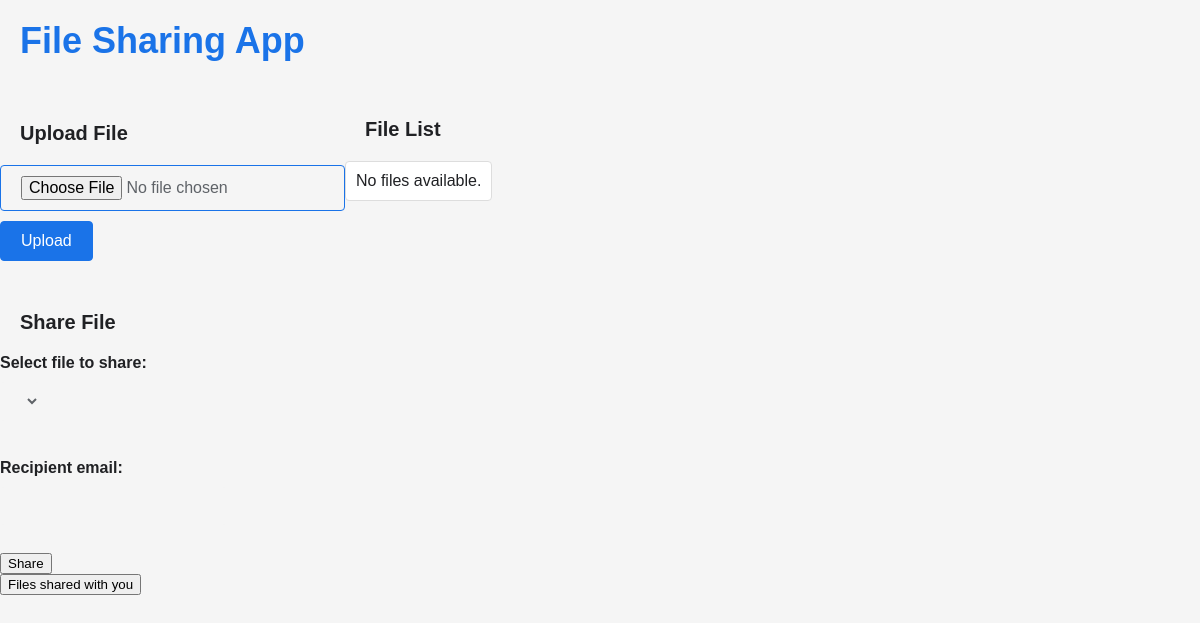
The app's page / (signed in), older data.
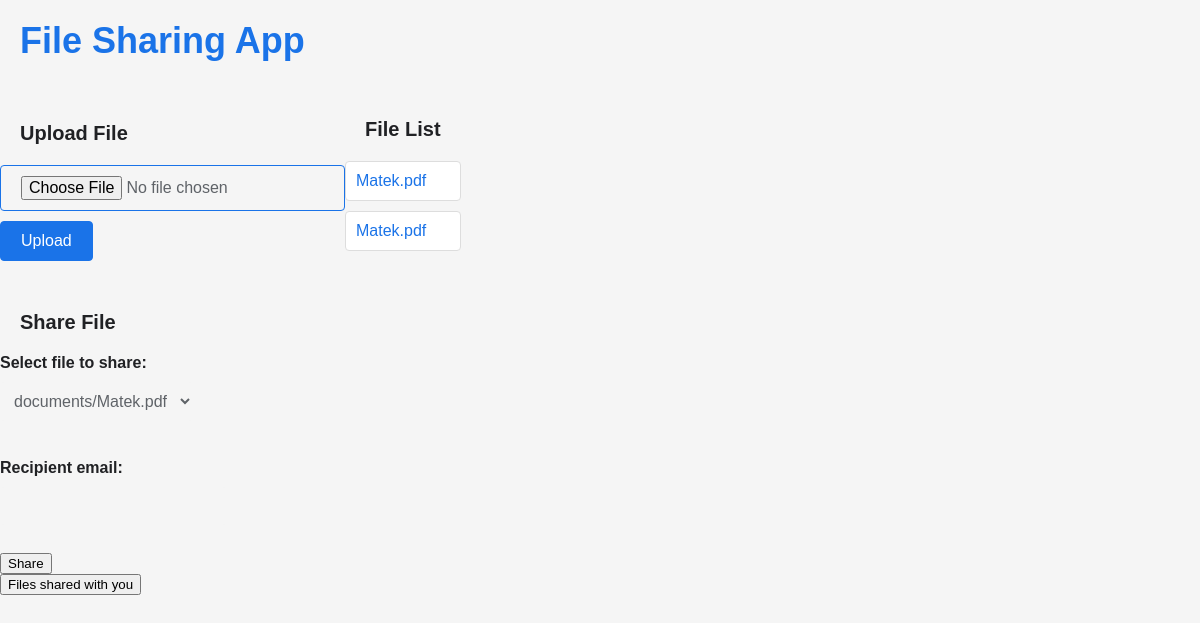
The same page, newer data.
### storage/models.py (models this page shows)
class Document(models.Model):
    name = models.CharField(max_length=255)
    document = models.FileField(upload_to='documents/')
    uploaded_at = models.DateTimeField(auto_now_add=True)
    uploaded_by = models.ForeignKey(User, on_delete=models.CASCADE)
    shared_with = models.ManyToManyField(User, related_name='shared_with')

### storage/views.py (the view)
# urls.py: path('', views.upload, name='upload'),
@login_required
def upload(request):
    if request.method == 'POST':
        form = DocumentForm(request.POST, request.FILES)
        if form.is_valid():
            document = form.save(commit=False)
            document.name = request.FILES['document'].name
            document.uploaded_by = request.user
            document.save()
            print(document.document)
            document.name = document.document.name[10:]
            document.save()
            print(document.name)
            doc={
                document.name,
            }
            return HttpResponse(doc)
    else:
        form = DocumentForm()
    documents = Document.objects.filter(uploaded_by=request.user)
    return render(request, 'upload.html', {'documents': documents, 'form': form})

### storage/forms.py
class DocumentForm(forms.ModelForm):
    class Meta:
        model = Document
        fields = ('document',)

### storage/templates/upload.html (shortened to what this page needs)
<!DOCTYPE html>
<html>
<head>
    {% load static %}
    <link rel="stylesheet" type="text/css" href="static/css/uploader.css">
</head>
<body>
    <h1>File Sharing App</h1>
    <div class="container">
    <form id="upload-form" method="post" enctype="multipart/form-data">
        <h2>Upload File</h2>
        <input type="file" name="file" id="id_document">
        <input type="submit" value="Upload">
    </form>
    <ul id="file-list">
        <h2>File List</h2>
        {% for document in documents %}
            <li><a href="{% url 'download' document.id %}">{{ document.name }}</a></li>
        {% empty %}
            <li>No files available.</li>
        {% endfor %}
    </ul>
</div>
    <h2>Share File</h2>
    <form id="share-form" method="post">
        <label for="file">Select file to share:</label>
        <select name="file" id = "share_select">
            {% for document in documents %}
                <option value="{{ document.id }}">{{ document.document }}</option>
            {% endfor %}
        </select>
        <br>
        <label for="recipient">Recipient email:</label>
        <input id ="email" type="email" name="recipient">
        <br>
        <input type="submit" value="Share">
    </form>
    <a href="{% url 'shared_with_you' %}"><button>Files shared with you</button></a>
</body>
</html>

### static/css/uploader.css (style rules this page uses)
body { font-family: Arial, sans-serif; margin: 0; padding: 0; background-color: #f5f5f5; }
h1 { font-size: 36px; font-weight: bold; color: #1a73e8; margin: 20px; }
h2 { font-size: 20px; font-weight: bold; color: #202124; margin: 20px; }
.container { display:flex; }
form#upload-form, a#shared-with-you { display: inline-block; margin: 20px 0; vertical-align: top; }
form#upload-form input[type="file"], form#upload-form input[type="submit"], a#shared-with-you button { display: block; margin: 10px 0; padding: 10px 20px; background-color: #fff; border: 1px solid #1a73e8; border-radius: 4px; box-shadow: none; font-size: 16px; color: #1a73e8; cursor: pointer; }
form#upload-form input[type="file"] { margin-bottom: 0; background-color: #f5f5f5; color: #5f6368; }
form#upload-form input[type="submit"] { background-color: #1a73e8; color: #fff; }
ul#file-list { list-style: none; padding: 0; max-width: 600px; }
ul#file-list li { margin: 10px 0; padding: 10px; background-color: #fff; border: 1px solid #ddd; border-radius: 4px; box-shadow: none; font-size: 16px; color: #202124; }
ul#file-list li a { color: #1a73e8; text-decoration: none; }
select { display: block; margin: 10px 0; padding: 10px; background-color: #f5f5f5; border: none; border-radius: 4px; box-shadow: none; font-size: 16px; color: #5f6368; }
label { display: block; font-size: 16px; font-weight: bold; color: #202124; margin: 10px 0; }
input[type="email"] { display: block; margin: 10px 0; padding: 10px; background-color: #f5f5f5; border: none; border-radius: 4px; box-shadow: none; font-size: 16px; color: #5f6368; }

Row changes from the older to the newer data that the page shows:
added Document: name "Matek.pdf"
added Document: name "Matek.pdf"
Text that changed along with them:
form field file: (not shown) → "documents/Matek.pdf"
text no longer shown: "No files available."
